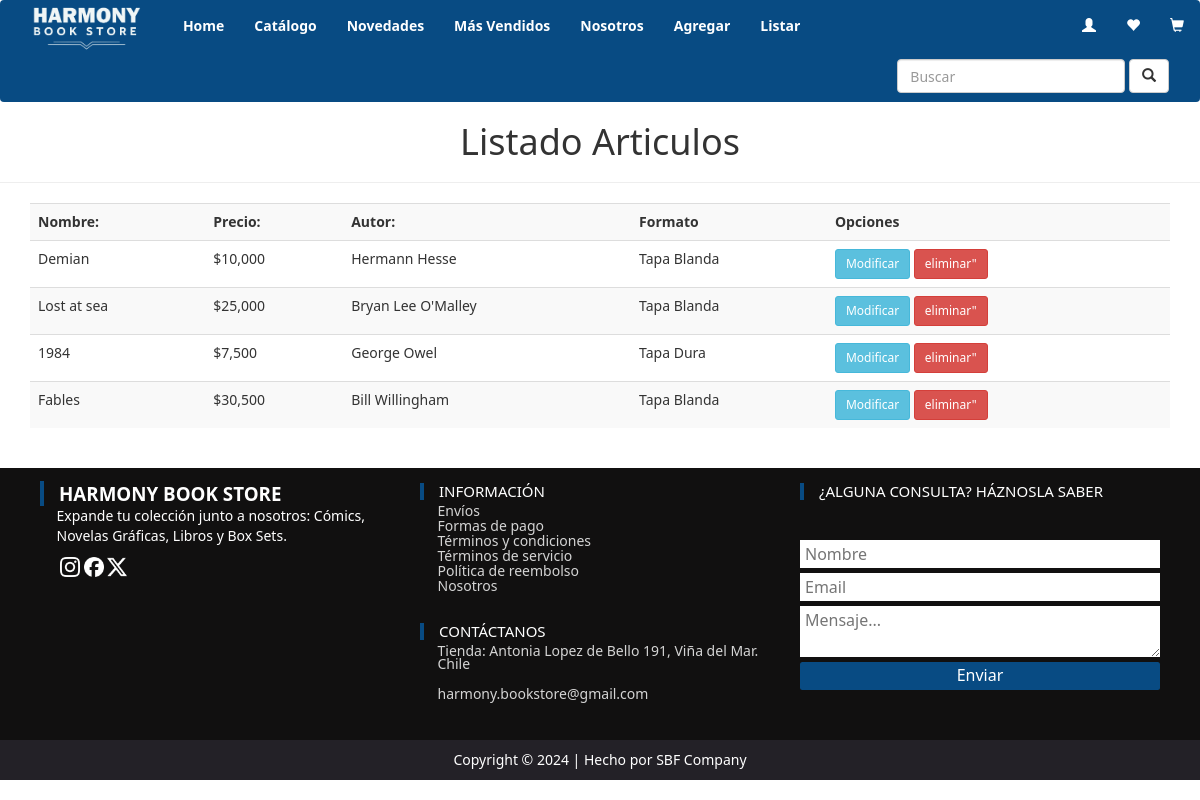
/listar-Articulo/ (signed in), run on the app's committed database.
### app/models.py (models this page shows, shortened)
class Articulo(models.Model):
    nombre = models.CharField(max_length=50)
    precio = models.IntegerField()
    autor = models.CharField(max_length=20)
    numPag = models.IntegerField()
    formato = models.CharField(max_length=20)
    idEditorial = models.ForeignKey(Editorial, on_delete=models.PROTECT)
    descripcion = models.TextField()
    imagen = models.ImageField(upload_to="productos", null=True)

### app/views.py (the view)
# urls.py: path('listar-Articulo/',listar_articulo,name="listar"),
@permission_required('app.view_articulo')
def listar_articulo(request):
    articulos = Articulo.objects.all()
    page = request.GET.get('page',1)
    try:
        paginator = Paginator(articulos,10)
        articulos = paginator.page(page)
    except:
        raise Http404
    data = {
        'entity': articulos,
        'paginator': paginator
    }
    return render(request, 'app/Articulo/listar.html',data)

### app/templates/app/Articulo/listar.html (shortened to what this page needs)
{% extends 'app/base.html' %}
{% block contenido %}
{% load humanize %}
<h1>Listado Articulos</h1>
<hr>
<div class="container">
<div class="card">
    <div class="card-body">
<table class="table table-striped table-hover">
    <tr>
        <th>Nombre:</th>
        <th>Precio:</th>
        <th>Autor:</th>
        <th>Formato</th>
        <th>Opciones</th>
    </tr>
    {% for a in entity %}
    <tr>
        <td>{{ a.nombre  }}</td>
        <td>${{ a.precio | intcomma  }}</td>
        <td>{{ a.autor  }}</td>
        <td>{{ a.formato  }}</td>
        <td>
            {% if perms.app.change_articulo %}
            <a href="{% url 'modificar' a.id %}" class="btn btn-info btn-sm">Modificar</a>
            {% endif %}
            {% if perms.app.delete_articulo %}
            <a href="{% url 'eliminar' a.id %}" class="btn btn-danger btn-sm">eliminar"</a>
            {% endif %}
        </td>
    </tr>
    {% endfor %}
</table>
</div>
</div>
</div>
{% endblock %}

### app/static/app/css/custom.css (style rules this page uses)
html,body { height:100%; }
* { margin: 0; padding: 0; border: 0; outline: 0; font-family:system-ui, -apple-system, BlinkMacSystemFont, 'Segoe UI', Roboto, Oxygen, Ubuntu, Cantarell, 'Open Sans', 'Helvetica Neue', sans-serif; list-style: none; text-decoration: none; }
:root { --theme-col: #084b83; }
.card { width:100%; }
h1 { text-align: center; }

### data on the page
Articulo: nombre "Demian", precio "10,000", autor "Hermann Hesse", formato "Tapa Blanda"
Articulo: nombre "Lost at sea", precio "25,000", autor "Bryan Lee O'Malley", formato "Tapa Blanda"
Articulo: nombre "1984", precio "7,500", autor "George Owel", formato "Tapa Dura"
Articulo: nombre "Fables", precio "30,500", autor "Bill Willingham", formato "Tapa Blanda"
